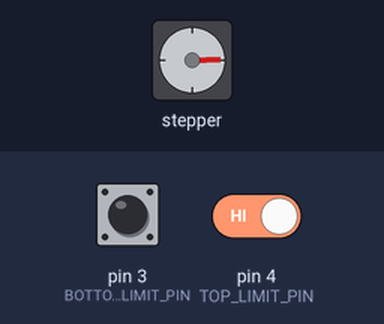
Bench run of a sketch on a simulated Arduino Uno, built with avr-gcc and run on an emulated ATmega328P. On the bench: stepper motor. The test bench sets the inputs (shaded band); at power-on: pin 3 (BOTTOM_LIMIT_PIN) HIGH, pin 4 (TOP_LIMIT_PIN) HIGH. Stepper angles assume 200 steps per turn.

Above: at 1.4 s.
1.5 s: pin 3 (BOTTOM_LIMIT_PIN) pulled LOW for 0.15 s
At 1.98 s:
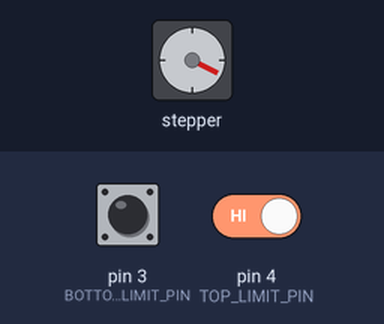
4.5 s: pin 3 (BOTTOM_LIMIT_PIN) pulled LOW for 1 s
8.5 s: pin 3 (BOTTOM_LIMIT_PIN) driven LOW
11.5 s: pin 4 (TOP_LIMIT_PIN) driven LOW
At 11.5 s:
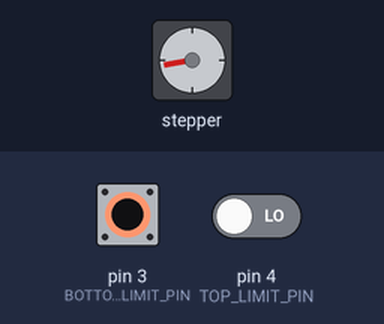
13.0 s: pin 3 (BOTTOM_LIMIT_PIN) driven HIGH
At 13.15 s:
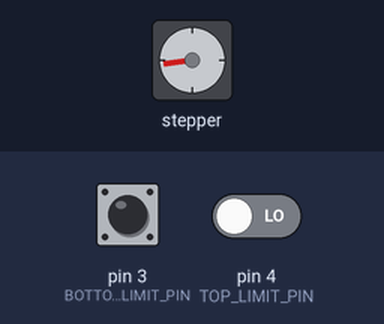
Timing chart, 0 to 20.0 s (numbered marks = the images above; inputs shaded):
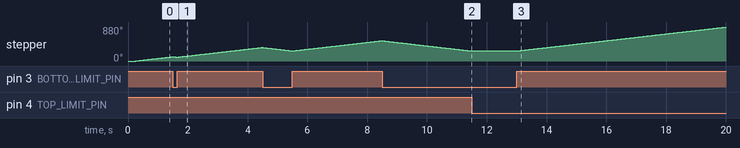

The sketch:

scara_manual_jog.ino
```cpp
/*
@file: scara_alpha_v1_0.ino
@updated: 2024/11/30
@author: Kensei Suzuki & Diego Gomez
@brief: Alpha version meant for development. Top level main code for controlling the SCARA robot.
*/

/*
 * vvvvvvvvvvvvvvvvvvvvvvvvvvvvvvvvvvvvvvvvvvvvvvvvvvvvv
 *  LIBRARIES | GLOBALS | OBJECTS | FUNCTION PROTOTYPES
 * ^^^^^^^^^^^^^^^^^^^^^^^^^^^^^^^^^^^^^^^^^^^^^^^^^^^^^
*/
#include <AccelStepper.h>
#include <Servo.h>
#include <math.h>

#define JOG_BASE            1
#define JOG_ZAXIS           0
#define JOG_ELBOW           0
#define ACTUATE_GRIPPER     0

#define NEMA17_MAX_SPEED        500.0     //steps per second
#define NEMA17_MAX_ACCEL        50.0      //steps per second^2
#define NEMA17_STEPS_PER_REV    200       //steps per one output revolution
#define SPEED_REDUCTION         10         //reduce nema speed by this factor

// pins
const int BASE_DIR_PIN        = 12;        //nema stepper motors control pins
const int BASE_STEP_PIN       = 13;
const int Z_DIR_PIN           = 8;
const int Z_STEP_PIN          = 9;
const int ELBOW_DIR_PIN       = 10;
const int ELBOW_STEP_PIN      = 11;
const int TOP_LIMIT_PIN       = 4;        //limit switch
const int BOTTOM_LIMIT_PIN    = 3;
const int LEFT_LIMIT_PIN      = 5;
const int RIGHT_LIMIT_PIN     = 6;
const int GRIPPER_PIN         = 7;       //gripper servo motor PWM pin

// globals
int top_lim_step, bottom_lim_step, left_lim_step, right_lim_step;

//class objects
AccelStepper BaseStepper(AccelStepper::DRIVER, BASE_STEP_PIN, BASE_DIR_PIN);
AccelStepper ZStepper(AccelStepper::DRIVER, Z_STEP_PIN, Z_DIR_PIN);
AccelStepper ElbowStepper(AccelStepper::DRIVER, ELBOW_STEP_PIN, ELBOW_DIR_PIN);
Servo GripperServo;

//func protos


/*
 * vvvvvvvvvvvvvvvvvvvvvvvvvvvvvvvvvvvvvvvvvvvvvvvvvvvvv
 *          SETUP - COMMS, ACTUATORS, SENSORS
 * ^^^^^^^^^^^^^^^^^^^^^^^^^^^^^^^^^^^^^^^^^^^^^^^^^^^^^
*/
void setup(){
    //init comms
    Serial.begin(9600);
    while(!Serial){}

    //init limit switches
    pinMode(TOP_LIMIT_PIN, INPUT_PULLUP);
    pinMode(BOTTOM_LIMIT_PIN, INPUT_PULLUP);
    pinMode(RIGHT_LIMIT_PIN, INPUT_PULLUP);
    pinMode(LEFT_LIMIT_PIN, INPUT_PULLUP);

    //setup stepper motors
    BaseStepper.setMaxSpeed(NEMA17_MAX_SPEED);
    BaseStepper.setAcceleration(NEMA17_MAX_ACCEL);
    BaseStepper.setSpeed(0);
    ZStepper.setMaxSpeed(NEMA17_MAX_SPEED);
    ZStepper.setAcceleration(NEMA17_MAX_ACCEL);
    ZStepper.setSpeed(0);
    ElbowStepper.setMaxSpeed(NEMA17_MAX_SPEED);
    ElbowStepper.setAcceleration(NEMA17_MAX_ACCEL);
    ElbowStepper.setSpeed(0);

    delay(250);
} //end of setup()


/*
 * vvvvvvvvvvvvvvvvvvvvvvvvvvvvvvvvvvvvvvvvvvvvvvvvvvvvv
 *                    LOOP FUNCTION
 * ^^^^^^^^^^^^^^^^^^^^^^^^^^^^^^^^^^^^^^^^^^^^^^^^^^^^^
*/
void loop(){
    #if JOG_BASE
    if( digitalRead(BOTTOM_LIMIT_PIN)==HIGH ){
        BaseStepper.setSpeed(1 * NEMA17_MAX_SPEED / SPEED_REDUCTION);
        //cw looking down (-)
    }
    else if( digitalRead(TOP_LIMIT_PIN)==HIGH ){
        BaseStepper.setSpeed(-1 * NEMA17_MAX_SPEED / SPEED_REDUCTION);
        //ccw looking down (+)
    }
    else{
        BaseStepper.setSpeed(0);
    }
    BaseStepper.runSpeed();
    #endif

    #if JOG_ZAXIS
    if( digitalRead(BOTTOM_LIMIT_PIN)==HIGH ){
        ZStepper.setSpeed(-1 * NEMA17_MAX_SPEED / SPEED_REDUCTION);
    }
    else if( digitalRead(TOP_LIMIT_PIN)==HIGH ){
        ZStepper.setSpeed(1 * NEMA17_MAX_SPEED / SPEED_REDUCTION);
    }
    else{
        ZStepper.setSpeed(0);
    }
    ZStepper.runSpeed();
    #endif

    #if JOG_ELBOW
    //speed reduction 10
    if( digitalRead(LEFT_LIMIT_PIN)==HIGH ){
        ElbowStepper.setSpeed(-1 * NEMA17_MAX_SPEED / SPEED_REDUCTION);
    }
    else if( digitalRead(RIGHT_LIMIT_PIN)==HIGH ){
        ElbowStepper.setSpeed(1 * NEMA17_MAX_SPEED / SPEED_REDUCTION);
    }
    else{
        ElbowStepper.setSpeed(0);
    }
    ElbowStepper.runSpeed();
    #endif

    #if ACTUATE_GRIPPER
    int pos = GripperServo.read();
    Serial.println(pos);
    if( digitalRead(LEFT_LIMIT_PIN)==HIGH ){
        pos -= 1;
        GripperServo.write(pos);
        delay(100);
    }
    else if( digitalRead(RIGHT_LIMIT_PIN)==HIGH){
        pos += 1;
        GripperServo.write(pos);
        delay(100);
        }
    #endif


} //end of loop()
```

Measured:
- after the input at 11.5 s, stepper: stops changing and stays 259°
- after the input at 13.0 s, stepper: keeps turning clockwise at about 89°/s, starting at once
